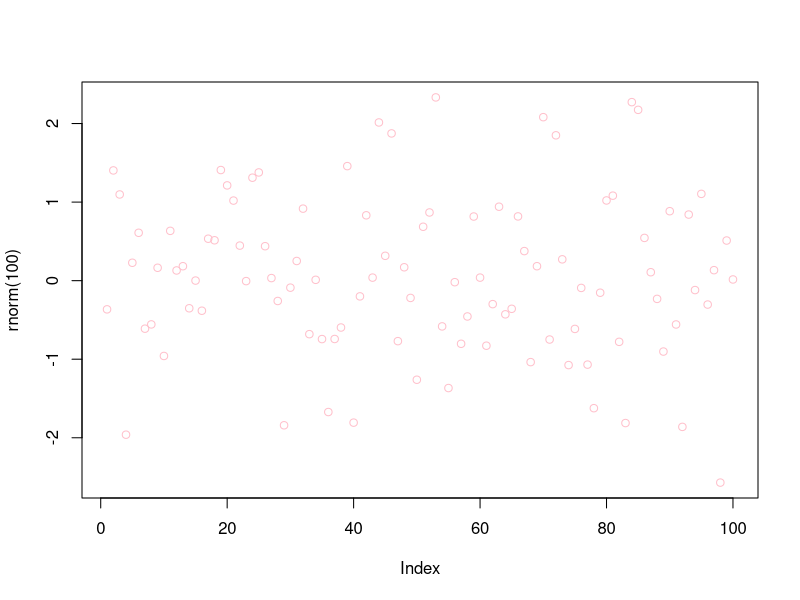
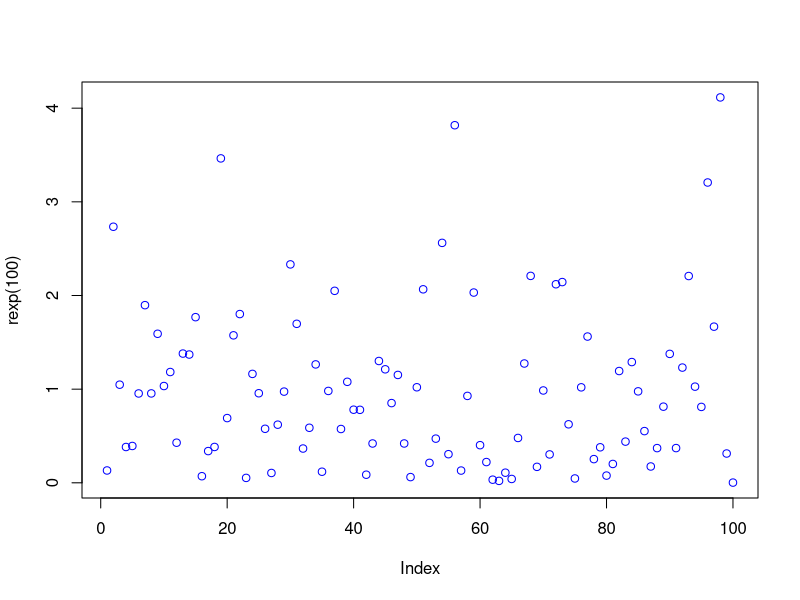

Write R code to recreate these figures, in order.
# This is a file for testing github!
plot(rnorm(100),col="pink")
# ok, let's try commit command!!!
plot(rexp(100),col="blue")